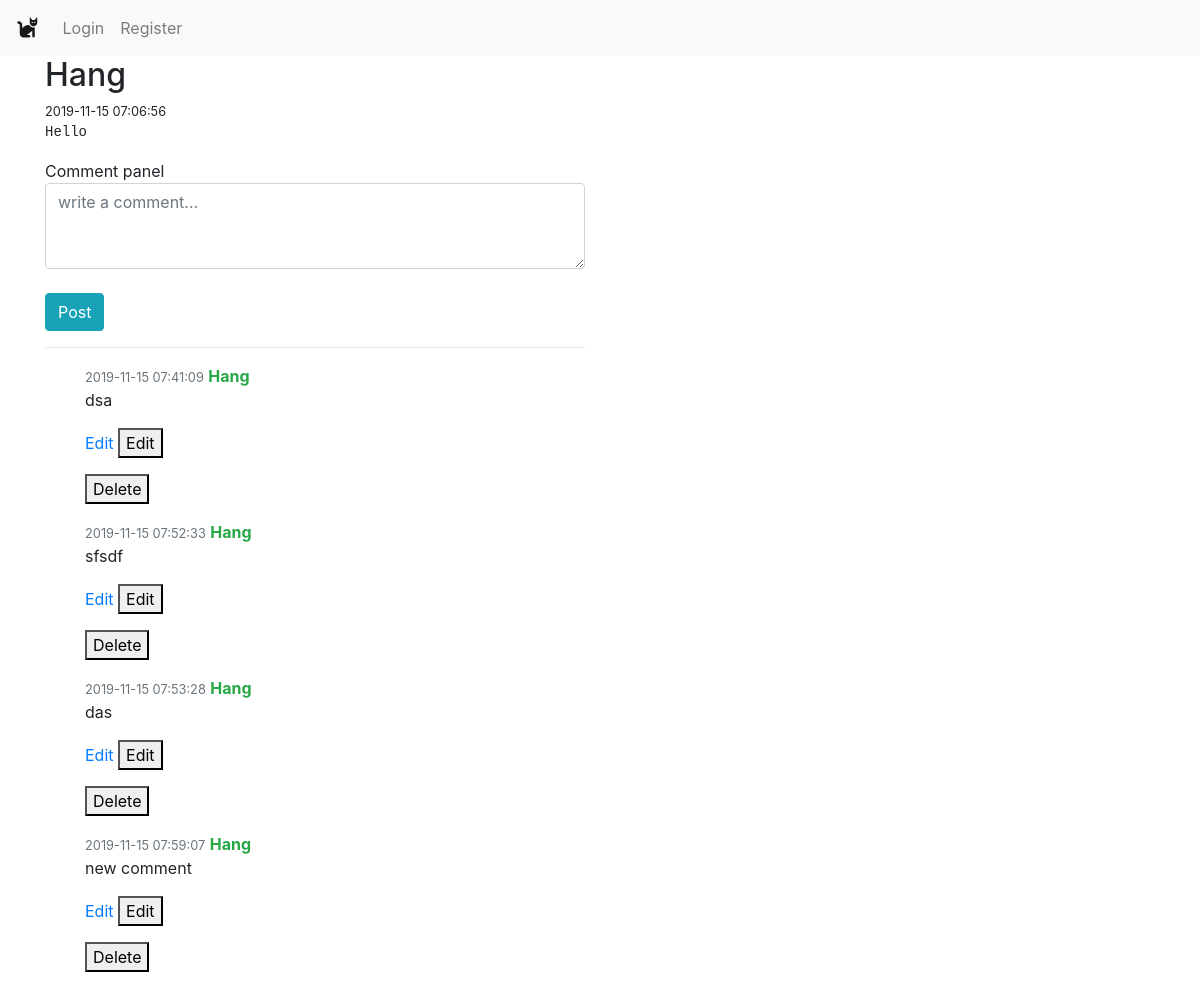
Before: /posts/1 with the older database file.
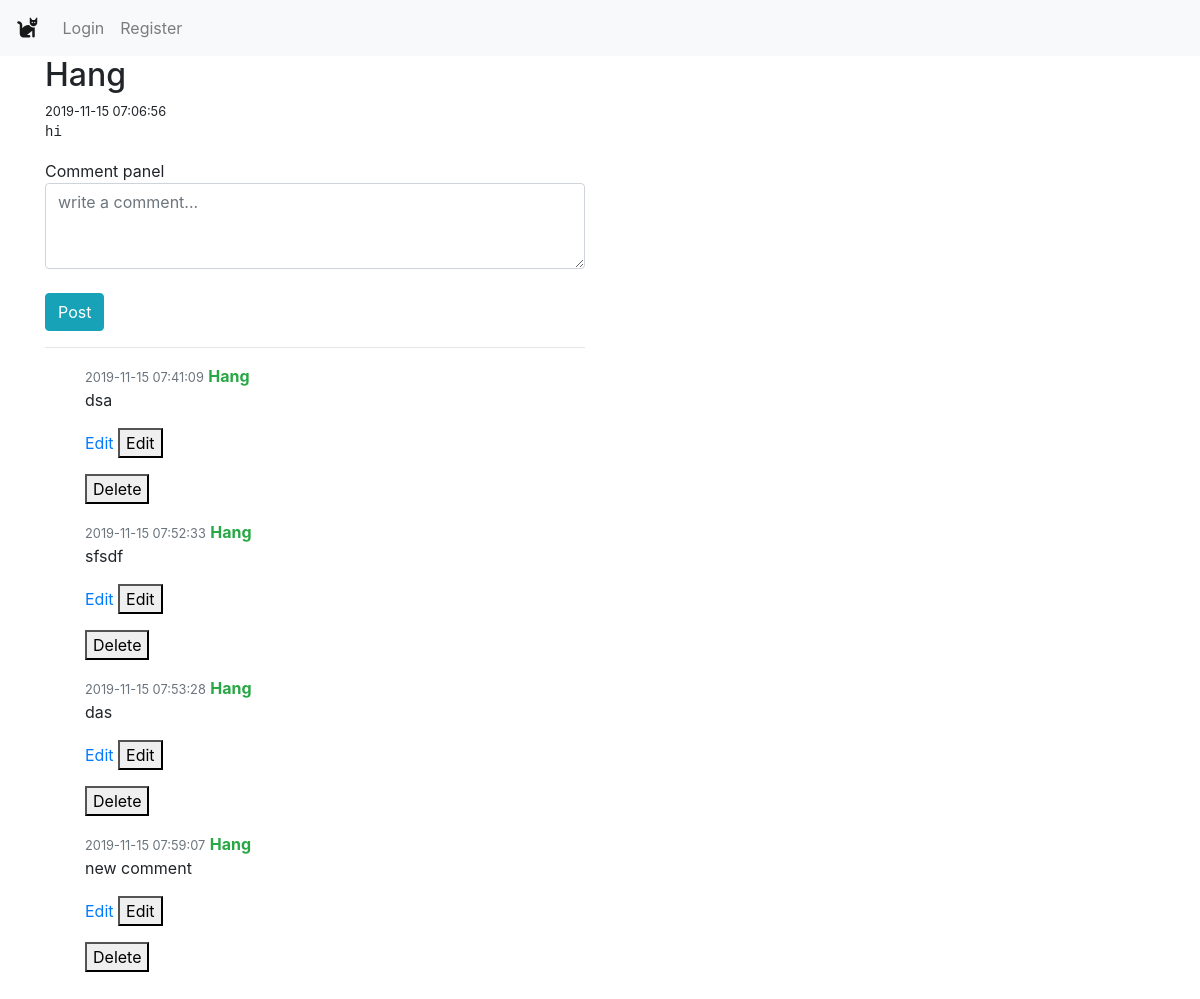
After: the same page with the newer database file.
### app.py (models this page shows)
class Post(db.Model):
    __tablename__ = 'posts'
    id = db.Column(db.Integer, primary_key=True)
    body = db.Column(db.String, nullable=False)
    user_id = db.Column(db.Integer, nullable=False)
    created_at = db.Column(db.DateTime, server_default=db.func.now())
    updated_at = db.Column(
        db.DateTime, server_default=db.func.now(), server_onupdate=db.func.now())

### app.py (the view, shortened to what this page needs)
@app.route('/posts/<id>', methods=['POST', 'GET'])
def single_post(id):
    action = request.args.get('action')
    post = Post.query.get(id)
    comments = Comment.query.filter_by(post_id=id).all()
    if not post:
        flash('Post not found', 'warning')
        return redirect(url_for('root'))
    post.author = User.query.get(post.user_id)
    if not action:
        action = 'view'
    for comment in comments:
        comment.user_name = User.query.get(comment.user_id).name
    return render_template('views/single_post.html', post=post, action=action, comments=comments)

### templates/views/single_post.html (shortened to what this page needs)
{% extends 'base.html' %}
{% block content %}
<div class='container'>
  <h2>{{post.author.name}}</h2>
  <small>{{post.created_at}}</small>
  <pre>{{post.body}}</pre>
  {% if action == "view" %}
  <div>
      {% include 'views/comments.html' %}
  </div>
  {% endif %}
</div>
{% endblock %}

Changed rows visible on the page:
changed Post: body "Hello" → "hi"
